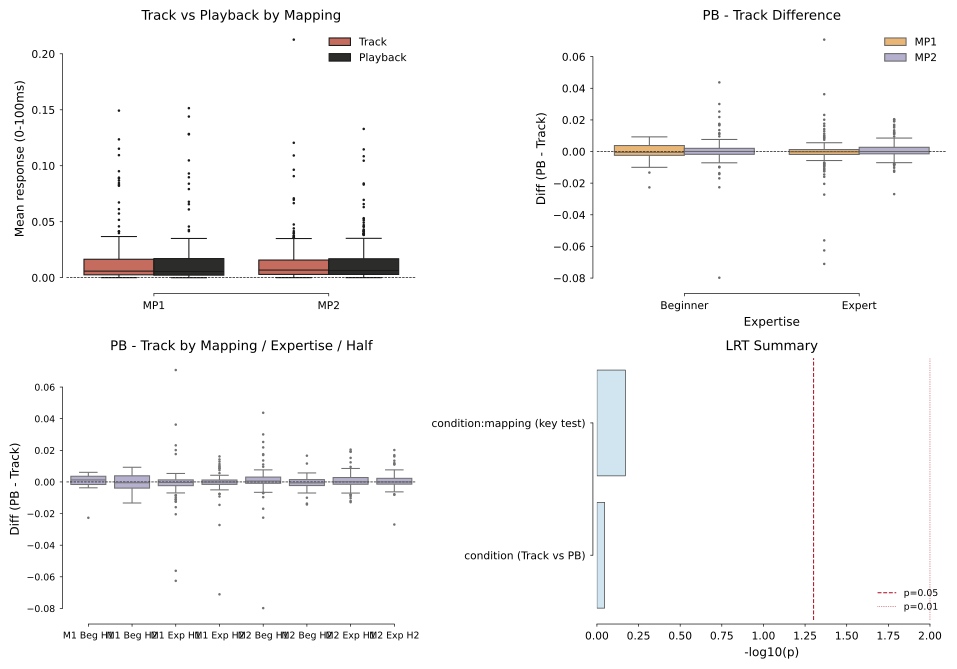

Here is the Python script that generated this plot:
r"""
LMM Analysis: No vs Yes mapping
==========================================================
Linear Mixed-Effects Model with Random Intercept + Random Slope,
Wald tests, Likelihood Ratio tests, and Post-hoc comparisons.

Key design: Tracking vs Playback is an explicit within-neuron factor (condition),
so the model directly tests Track-vs-PB and whether this difference varies
between MP1 (playback) and MP2 (mapping_change_only).

Response: mean firing rate (baseline-subtracted) in 0-100ms post-trigger.

Data hierarchy:
  - condition (Track / Playback): within-neuron, repeated measure
  - half (H1 / H2): within-session
  - expertise (Beginner / Expert): between-session
  - mapping (No / Yes): between-session
  - session: random effect

Usage: Run from notebook with:
  import sys; sys.path.insert(0, r'C:\Users\PenPen\Ferret\Analysis')
  from lmm_analysis import run_lmm_analysis
  result, df_lmm = run_lmm_analysis(traj_by_half_mp1, traj_by_half_mp2,
                                     time, save_directory)
"""

import numpy as np
import pandas as pd
import matplotlib.pyplot as plt
import seaborn as sns
import matplotlib.patches as mpatches
from scipy.integrate import trapezoid
from scipy.stats import chi2, ttest_1samp
import statsmodels.api as sm
import statsmodels.formula.api as smf
from statsmodels.stats.multitest import multipletests
import warnings
warnings.filterwarnings('ignore')


# ===============================================================
# STEP 1: Build long-format DataFrame (Track + PB as separate rows)
# ===============================================================

def build_lmm_dataframe(traj_by_half, mapping_label, time_array,
                        auc_t_start=0.0, auc_t_end=0.1, split_half=True,
                        metric='mean'):
    """
    Build a long-format DataFrame where each neuron contributes TWO rows:
    one for Tracking and one for Playback. This allows condition (Track vs PB)
    to be an explicit fixed effect in the LMM.

    Parameters
    ----------
    traj_by_half : dict
        From build_traj(). Structure:
        {(0.0, 0.5): {'track': {'beg': [...], 'exp': [...]},
                       'pb':    {'beg': [...], 'exp': [...]}},
         (0.5, 1.0): {...}}
        Each [...] is a list of [121, n_neurons] arrays, one per session.
    mapping_label : str
        'MP1' or 'MP2'
    time_array : np.ndarray
        Time vector for the PSTH window.
    auc_t_start, auc_t_end : float
        Time window for mean activity (seconds post-trigger).
    split_half : bool
        If True, split trials into H1 (first half) and H2 (second half).
        If False, use all trials (half='All').
    metric : str
        'mean' -> average over window; 'peak' -> maximum in window.

    Returns
    -------
    pd.DataFrame with columns:
        response, condition, mapping, expertise, half, session_id, neuron_id
    """
    idx_start = np.searchsorted(time_array, auc_t_start)
    idx_end   = np.searchsorted(time_array, auc_t_end)
    if metric == 'peak':
        agg_fn = np.nanmax
    else:
        agg_fn = np.nanmean

    records = []
    neuron_global_id = 0

    halves_map = [
        ((0.0, 0.5), 'H1'),
        ((0.5, 1.0), 'H2'),
    ]
    expertise_map = [
        ('beg', 'Beginner'),
        ('exp', 'Expert'),
    ]

    for exp_key, exp_name in expertise_map:
        # Collect per-session per-half means, then optionally combine
        session_data = {}  # sess_idx -> {'track': [h1_mean, h2_mean], 'pb': [...]}

        for half_key, half_name in halves_map:
            track_sessions = traj_by_half[half_key]['track'][exp_key]
            pb_sessions    = traj_by_half[half_key]['pb'][exp_key]
            n_sessions     = len(track_sessions)

            for sess_idx in range(n_sessions):
                track = track_sessions[sess_idx]
                pb    = pb_sessions[sess_idx]

                if track is None or pb is None:
                    continue

                # Mean activity in post-trigger window, baseline-subtracted
                mean_track = agg_fn(track[idx_start:idx_end, :], axis=0)
                mean_pb    = agg_fn(pb[idx_start:idx_end, :],    axis=0)

                if sess_idx not in session_data:
                    session_data[sess_idx] = {
                        'track': [], 'pb': [],
                        'n_neurons': len(mean_track),
                    }
                session_data[sess_idx]['track'].append(mean_track)
                session_data[sess_idx]['pb'].append(mean_pb)

        for sess_idx, sd in session_data.items():
            n_neurons = sd['n_neurons']
            session_str = f"{mapping_label}_{exp_name}_s{sess_idx:03d}"

            if split_half:
                # Two rows per neuron: H1 and H2
                for hi, half_name in enumerate(['H1', 'H2']):
                    mean_track = sd['track'][hi]
                    mean_pb    = sd['pb'][hi]
                    for n in range(n_neurons):
                        records.append({
                            'response': mean_track[n], 'condition': 'Track',
                            'mapping': mapping_label, 'expertise': exp_name,
                            'half': half_name, 'session_id': session_str,
                            'neuron_id': f"{mapping_label}_{session_str}_n{neuron_global_id}",
                        })
                        records.append({
                            'response': mean_pb[n], 'condition': 'Playback',
                            'mapping': mapping_label, 'expertise': exp_name,
                            'half': half_name, 'session_id': session_str,
                            'neuron_id': f"{mapping_label}_{session_str}_n{neuron_global_id}",
                        })
                        neuron_global_id += 1
            else:
                # Average H1 and H2 for ALL-trial response
                mean_track = np.mean(sd['track'], axis=0)
                mean_pb    = np.mean(sd['pb'], axis=0)
                for n in range(n_neurons):
                    records.append({
                        'response': mean_track[n], 'condition': 'Track',
                        'mapping': mapping_label, 'expertise': exp_name,
                        'half': 'All', 'session_id': session_str,
                        'neuron_id': f"{mapping_label}_{session_str}_n{neuron_global_id}",
                    })
                    records.append({
                        'response': mean_pb[n], 'condition': 'Playback',
                        'mapping': mapping_label, 'expertise': exp_name,
                        'half': 'All', 'session_id': session_str,
                        'neuron_id': f"{mapping_label}_{session_str}_n{neuron_global_id}",
                    })
                    neuron_global_id += 1

    return pd.DataFrame(records)


# ===============================================================
# STEP 2: Run the full LMM analysis
# ===============================================================

def run_lmm_analysis(traj_by_half_mp1, traj_by_half_mp2, time_array,
                     save_directory=None, auc_t_start=0.0, auc_t_end=0.1,
                     metric='mean'):
    """
    Complete LMM pipeline with Track vs Playback as an explicit factor.

    The key model formula includes `condition` (Track / Playback) as a
    fixed effect, testing:
      1. condition main effect: is there a Track-to-PB change overall?
      2. condition:mapping interaction: does this change differ between
         No and Yes mapping sessions?

    Parameters
    ----------
    traj_by_half_mp1, traj_by_half_mp2 : dict
        Trajectory dictionaries from build_traj().
    time_array : np.ndarray
        PSTH time vector.
    save_directory : str or None
        If provided, save figure PDFs.

    Returns
    -------
    result : statsmodels MixedLMResults
        Fitted LMM (random intercept, REML).
    df_lmm : pd.DataFrame
        Long-format DataFrame (2 rows per neuron: Track + PB).
    """
    # -- 2a. Assemble DataFrame ---------------------------------
    print("Building LMM DataFrame (long format: Track + PB as separate rows)...")
    df_mp1 = build_lmm_dataframe(traj_by_half_mp1, 'MP1', time_array, auc_t_start=auc_t_start, auc_t_end=auc_t_end, metric=metric)
    df_mp2 = build_lmm_dataframe(traj_by_half_mp2, 'MP2', time_array, auc_t_start=auc_t_start, auc_t_end=auc_t_end, metric=metric)
    df_lmm = pd.concat([df_mp1, df_mp2], ignore_index=True)

    n_rows = len(df_lmm)
    n_neurons = df_lmm['neuron_id'].nunique()
    n_sessions = df_lmm['session_id'].nunique()
    print(f"  Total rows: {n_rows} ({n_neurons} neurons x 2 conditions)")
    print(f"  Unique sessions: {n_sessions}")
    for g in df_lmm['mapping'].unique():
        mask = df_lmm['mapping'] == g
        print(f"    {g}: {df_lmm[mask]['session_id'].nunique()} sessions, "
              f"{df_lmm[mask]['neuron_id'].nunique()} neurons")

    # -- 2b. Descriptive summary -------------------------------
    print("\n-- Data Summary (mean response +/- SEM) --")
    summary = df_lmm.groupby(['mapping', 'condition', 'expertise', 'half'])['response'].agg(
        ['mean', 'std', 'count', 'sem']
    ).round(5)
    print(summary.to_string())

    # Track-to-PB difference summary
    print("\n-- Track-to-PB Difference (PB - Track) --")
    # Compute per-neuron difference
    df_wide = df_lmm.pivot_table(
        index=['neuron_id', 'session_id', 'mapping', 'expertise', 'half'],
        columns='condition', values='response'
    ).reset_index()
    df_wide['diff'] = df_wide['Playback'] - df_wide['Track']
    diff_summary = df_wide.groupby(['mapping', 'expertise', 'half'])['diff'].agg(
        ['mean', 'std', 'count', 'sem']
    ).round(5)
    print(diff_summary.to_string())

    # -- 2c. Fit models ----------------------------------------
    # Group by NEURON (not session): each neuron has paired Track + PB observations.
    # The random intercept per neuron absorbs baseline firing rate differences,
    # so condition (Track vs PB) tests the within-neuron effect.
    formula_full = "response ~ condition * mapping * expertise * half"
    n_neurons = df_lmm['neuron_id'].nunique()
    n_per_neuron = df_lmm.groupby('neuron_id').size()

    print(f"\n-- Design Summary --")
    print(f"  Total neurons: {n_neurons} (each has {n_per_neuron.iloc[0]:.0f} rows: Track/PB x H1/H2)")
    print(f"  Total sessions: {n_sessions}")
    print(f"  Sessions per mapping: "
          f"{df_lmm.groupby('mapping')['session_id'].nunique().to_dict()}")
    print(f"  Grouping variable: neuron_id (paired Track-PB within each neuron)")
    print(f"  Full formula: {formula_full}")

    # Model 1: Random Intercept per neuron (REML)
    print("\n-- Fitting Model 1: Random Intercept per neuron (REML) --")
    model1 = smf.mixedlm(formula_full, df_lmm, groups=df_lmm["neuron_id"],
                         vc_formula={"session_id": "0 + C(session_id)"})
    result1 = model1.fit(reml=True)
    print(f"  Converged: {result1.converged}, LogLik: {result1.llf:.2f}")

    # Model 2: Random Intercept + Random Slope for condition
    # Each neuron gets its own Track->PB effect size
    print(f"\n-- Fitting Model 2: + Random Slope for condition (REML) --")
    try:
        model2 = smf.mixedlm(
            formula_full, df_lmm, groups=df_lmm["neuron_id"],
            re_formula="~ condition",
            vc_formula={"session_id": "0 + C(session_id)"}
        )
        result2 = model2.fit(reml=True)
        print(f"  Converged: {result2.converged}, LogLik: {result2.llf:.2f}")
        used_random_slope = True
        if not result2.converged:
            print(f"  WARNING: Model 2 did not converge! Falling back to Model 1.")
            result2 = result1
            used_random_slope = False
    except Exception as e:
        print(f"  WARNING: Model 2 failed: {e}")
        print(f"    Falling back to Random Intercept only.")
        result2 = result1
        used_random_slope = False

    print(result2.summary())

    # Refit with ML for Likelihood Ratio Tests
    print("\n-- Refitting with ML for LRT --")

    # --- Determine random-effects structure for LRT ---
    # Critical: full and reduced models MUST share the same random effects
    # for the LRT chi2 distribution to be valid.
    # Strategy: try full model with session VC; if singular, drop from ALL models.
    re_formula_lrt = "~ condition" if used_random_slope else None
    vc_lrt = {"session_id": "0 + C(session_id)"}
    use_session_vc = True

    try:
        _test_full = smf.mixedlm(
            formula_full, df_lmm, groups=df_lmm["neuron_id"],
            re_formula=re_formula_lrt, vc_formula=vc_lrt
        ).fit(reml=False)
        del _test_full
    except (np.linalg.LinAlgError, Exception):
        use_session_vc = False
        vc_lrt = None
        print("  Session VC singular in full model; dropping from ALL LRT models for valid nesting.")

    # Fit full models for LRT (ML estimation)
    vc_lrt = {"session_id": "0 + C(session_id)"} if use_session_vc else None

    result1_ml = smf.mixedlm(
        formula_full, df_lmm, groups=df_lmm["neuron_id"],
        vc_formula=vc_lrt
    ).fit(reml=False)
    print(f"  Model 1 (ML): LL = {result1_ml.llf:.2f}")

    if used_random_slope:
        result2_ml = smf.mixedlm(
            formula_full, df_lmm, groups=df_lmm["neuron_id"],
            re_formula="~ condition",
            vc_formula=vc_lrt
        ).fit(reml=False)
        print(f"  Model 2 (ML): LL = {result2_ml.llf:.2f}")
    else:
        result2_ml = result1_ml

    # ==========================================================
    # WALD TESTS
    # ==========================================================
    print("\n" + "=" * 65)
    print("  WALD TESTS (joint test per term)")
    print("=" * 65)
    try:
        wald_result = result2.wald_test_terms()
        print(wald_result)
    except Exception:
        print("(Wald test terms unavailable; see coefficient z-tests in summary above)")

    # Highlight the key tests
    print("\n-- Key Coefficient Tests --")
    coef_names = result2.fe_params.index
    for name in coef_names:
        if 'condition' in name.lower():
            coef = result2.fe_params[name]
            p    = result2.pvalues[name]
            stars = '***' if p<0.001 else ('**' if p<0.01 else ('*' if p<0.05 else 'n.s.'))
            print(f"  {name:<50s}: coef={coef:+.6f}, p={p:.6f}  {stars}")

    # ==========================================================
    # LIKELIHOOD RATIO TESTS  (all use same VC structure)
    # ==========================================================
    print("\n" + "=" * 65)
    print("  LIKELIHOOD RATIO TESTS")
    print("=" * 65)

    # --- LRT a: Random slope significance ---
    print(f"\n  {'Test':<50} {'LRT stat':>10} {'df':>4} {'p-value':>10}")
    print(f"  {'-'*74}")
    if used_random_slope:
        lr_stat_re = 2 * max(0, result2_ml.llf - result1_ml.llf)
        # random slope for condition (2-level factor) adds var + cov = 2 params
        df_re = 2
        p_re = chi2.sf(lr_stat_re, df_re)
        print(f"  {'Random slope for condition':<50} {lr_stat_re:10.4f} {df_re:4d} {p_re:10.6f}")
        print(f"    H0: var(condition slope) = 0")
    else:
        print(f"  {'Random slope for condition':<50} {'--':>10} {'--':>4} {'--':>10}")
        print(f"    Not fitted.")

    # --- LRT b: condition main effect (Track vs PB) ---
    formula_no_cond = "response ~ mapping * expertise * half"
    model_no_cond = smf.mixedlm(
        formula_no_cond, df_lmm, groups=df_lmm["neuron_id"],
        re_formula=re_formula_lrt,
        vc_formula=vc_lrt
    ).fit(reml=False)

    lr_stat_cond = 2 * max(0, result2_ml.llf - model_no_cond.llf)
    df_cond = len(result2_ml.fe_params) - len(model_no_cond.fe_params)
    p_cond = chi2.sf(lr_stat_cond, df_cond)

    print(f"\n  {'condition (Track vs PB)':<50} {lr_stat_cond:10.4f} {df_cond:4d} {p_cond:10.6f}")
    print(f"    H0: no difference between Tracking and Playback")
    print(f"    Full LL={result2_ml.llf:.2f}, No-condition LL={model_no_cond.llf:.2f}")
    if p_cond < 0.05:
        print(f"    ---> Significant Track-vs-PB difference detected!")
    else:
        print(f"    ---> No significant Track-vs-PB difference.")

    # --- LRT c: condition:mapping interaction (key test) ---
    # Full formula: condition * mapping * expertise * half  (16 terms total)
    # Reduced:     remove  condition:mapping                     (2-way)
    #               remove  condition:mapping:expertise          (3-way)
    #               remove  condition:mapping:half               (3-way)
    #               remove  condition:mapping:expertise:half     (4-way)
    # Keep all other main effects, 2-way, 3-way terms unchanged.
    _reduced_parts = ["condition", "mapping", "expertise", "half",
                      "condition:expertise", "condition:half",
                      "mapping:expertise", "mapping:half",
                      "expertise:half",
                      "condition:expertise:half", "mapping:expertise:half"]
    formula_no_cond_group = "response ~ " + " + ".join(_reduced_parts)

    model_no_cg = smf.mixedlm(
        formula_no_cond_group, df_lmm, groups=df_lmm["neuron_id"],
        re_formula=re_formula_lrt,
        vc_formula=vc_lrt
    ).fit(reml=False)

    # Verify proper nesting: full model should have exactly 4 more fixed-effect
    # parameters than reduced (the 4 terms listed above that were removed).
    df_cg = len(result2_ml.fe_params) - len(model_no_cg.fe_params)
    if df_cg != 4:
        print(f"  WARNING: expected 4 extra params in full model, got {df_cg}. "
              f"LRT df may be wrong — check for dropped levels / collinearity.")

    lr_stat_cg = 2 * max(0, result2_ml.llf - model_no_cg.llf)
    p_cg = chi2.sf(lr_stat_cg, df_cg)

    print(f"\n  {'condition:mapping interaction':<50} {lr_stat_cg:10.4f} {df_cg:4d} {p_cg:10.6f}")
    print(f"    H0: Track-vs-PB difference is the SAME in No and Yes mapping")
    print(f"    Full LL={result2_ml.llf:.2f}, No-interaction LL={model_no_cg.llf:.2f}")
    if p_cg < 0.05:
        print(f"    ---> No and Yes mapping differ in their Track-to-PB modulation!")
    else:
        print(f"    ---> Track-to-PB modulation does NOT differ between No and Yes mapping.")

    # --- LRT summary table ---
    lrt_results = [
        ("condition (Track vs PB)", lr_stat_cond, df_cond, p_cond),
        ("condition:mapping (key test)", lr_stat_cg, df_cg, p_cg),
    ]
    print(f"\n  {'-'*74}")
    print(f"  {'LRT Summary':^74}")
    print(f"  {'-'*74}")
    print(f"  {'Effect':<40} {'chi2':>10} {'df':>4} {'p':>10}  {'Sig.'}")
    print(f"  {'-'*66}")
    for name, stat, d, p in lrt_results:
        sig = '***' if p<0.001 else ('**' if p<0.01 else ('*' if p<0.05 else 'n.s.'))
        print(f"  {name:<40} {stat:10.4f} {d:4d} {p:10.6f}  {sig}")

    # ==========================================================
    # POST-HOC PAIRWISE COMPARISONS
    # ==========================================================
    print("\n" + "=" * 65)
    print("  POST-HOC: Track vs PB at each Mapping x Expertise x Half")
    print("=" * 65)

    combinations = [
        ('MP1', 'Beginner', 'H1'),
        ('MP1', 'Beginner', 'H2'),
        ('MP1', 'Expert',   'H1'),
        ('MP1', 'Expert',   'H2'),
        ('MP2', 'Beginner', 'H1'),
        ('MP2', 'Beginner', 'H2'),
        ('MP2', 'Expert',   'H1'),
        ('MP2', 'Expert',   'H2'),
    ]

    print(f"\n  {'Mapping x Expertise x Half':<35} {'Track mean':>10} {'PB mean':>10} "
          f"{'Diff':>10} {'t':>8} {'p_raw':>8} {'p_fdr':>8}  {'Sig.'}")
    print(f"  {'-'*97}")

    posthoc_results = []
    for mapping_val, exp, half in combinations:
        mask = ((df_wide["mapping"] == mapping_val) &
                (df_wide["expertise"] == exp) &
                (df_wide["half"] == half))
        subset = df_wide[mask]
        track_vals = subset['Track'].values
        pb_vals    = subset['Playback'].values
        diff_vals  = pb_vals - track_vals

        t_stat, p_val = ttest_1samp(diff_vals, 0)
        posthoc_results.append({
            'contrast': f"{mapping_val[:3]} {exp} {half}",
            'track_mean': np.mean(track_vals),
            'pb_mean': np.mean(pb_vals),
            'diff': np.mean(diff_vals),
            't_stat': t_stat,
            'p_raw': p_val,
            'n': len(track_vals),
        })

    # FDR correction
    p_raw = [r['p_raw'] for r in posthoc_results]
    reject, p_fdr, _, _ = multipletests(p_raw, method='fdr_bh')

    for r, p_corr, rej in zip(posthoc_results, p_fdr, reject):
        sig = '***' if p_corr<0.001 else ('**' if p_corr<0.01 else ('*' if p_corr<0.05 else 'n.s.'))
        print(f"  {r['contrast']:<35} {r['track_mean']:10.5f} {r['pb_mean']:10.5f} "
              f"{r['diff']:10.5f} {r['t_stat']:8.3f} {r['p_raw']:8.4f} {p_corr:8.4f}  {sig}")
        r['p_fdr'] = p_corr
        r['significant'] = rej

    # ==========================================================
    # VISUALIZATION
    # ==========================================================
    print("\n-- Generating LMM diagnostic plots --")

    # Short labels for x-axes (avoid dense unreadable text)
    df_lmm['mapping_short'] = df_lmm['mapping'].map({
        'MP1': 'MP1',
        'MP2': 'MP2',
    })
    df_wide['mapping_short'] = df_wide['mapping'].map({
        'MP1': 'MP1',
        'MP2': 'MP2',
    })

    fig, axes = plt.subplots(2, 2, figsize=(10, 7))

    # Panel A: Track vs PB boxplot, split by mapping
    ax = axes[0, 0]
    sns.boxplot(data=df_lmm, x='mapping_short', y='response', hue='condition',
                palette={'Track': '#D6604D', 'Playback': '#2C2C2A'},
                linewidth=0.8, fliersize=1, ax=ax)
    ax.axhline(0, color='k', ls='--', lw=0.5)
    ax.set_title('Track vs Playback by Mapping', fontsize=10)
    ax.set_ylabel('Mean response (0-100ms)', fontsize=9)
    ax.set_xlabel('')
    ax.tick_params(labelsize=8)
    ax.legend(frameon=False, fontsize=8)
    sns.despine(ax=ax, offset=3, trim=True)

    # Panel B: Track-to-PB difference by mapping x expertise
    ax = axes[0, 1]
    sns.boxplot(data=df_wide, x='expertise', y='diff', hue='mapping_short',
                palette={'MP1': '#FDB863',
                         'MP2': '#B2ABD2'},
                linewidth=0.8, fliersize=1, ax=ax)
    ax.axhline(0, color='k', ls='--', lw=0.5)
    ax.set_title('PB - Track Difference', fontsize=10)
    ax.set_ylabel('Diff (PB - Track)', fontsize=9)
    ax.set_xlabel('Expertise', fontsize=9)
    ax.tick_params(labelsize=8)
    ax.legend(frameon=False, fontsize=8)
    sns.despine(ax=ax, offset=3, trim=True)

    # Panel C: 按 group 分面的 cond x half 对比（替代拥挤的 combo 标签）
    ax = axes[1, 0]
    # 只画 MP2 的 group + expert x half 组合，避免标签重叠
    df_wide['label'] = (df_wide['mapping_short'].str.replace('MP1', 'M1')
                                          .str.replace('MP2', 'M2')
                        + ' ' + df_wide['expertise'].str[:3] + ' ' + df_wide['half'])
    label_order = sorted(df_wide['label'].unique())
    sns.boxplot(data=df_wide, x='label', y='diff',
                color='#B2ABD2', linewidth=0.8, fliersize=1, ax=ax)
    ax.axhline(0, color='k', ls='--', lw=0.5)
    ax.set_title('PB - Track by Mapping / Expertise / Half', fontsize=10)
    ax.set_ylabel('Diff (PB - Track)', fontsize=9)
    ax.tick_params(labelsize=7)
    ax.set_xticklabels(ax.get_xticklabels(), rotation=30, ha='right', fontsize=7)
    ax.set_xlabel('')
    sns.despine(ax=ax, offset=3, trim=True)

    # Panel D: LRT summary
    ax = axes[1, 1]
    lrt_names = [r[0] for r in lrt_results]
    lrt_ps    = [r[3] for r in lrt_results]
    colors    = ['#B2182B' if p < 0.05 else '#D1E5F0' for p in lrt_ps]
    ax.barh(lrt_names, [-np.log10(max(p, 1e-16)) for p in lrt_ps],
            color=colors, edgecolor='#333333', lw=0.5)
    ax.axvline(-np.log10(0.05), color='#B2182B', ls='--', lw=0.8, label='p=0.05')
    ax.axvline(-np.log10(0.01), color='#B2182B', ls=':', lw=0.5, label='p=0.01')
    ax.set_xlabel('-log10(p)', fontsize=9)
    ax.set_title('LRT Summary', fontsize=10)
    ax.tick_params(labelsize=8)
    ax.legend(frameon=False, fontsize=7, loc='lower right')
    sns.despine(ax=ax, offset=3, trim=True)

    plt.tight_layout(pad=1.2)
    if save_directory:
        plt.savefig(save_directory + 'lmm_analysis.pdf', dpi=300, bbox_inches='tight')
        plt.savefig(save_directory + 'lmm_analysis.svg', bbox_inches='tight')
    plt.show()
    print("\n  Tip: run '%matplotlib qt' before this cell for a resizable popup window.")

    return result2, df_lmm


# ===============================================================
# Convenience: compare random-effect structures
# ===============================================================

def compare_random_effect_structures(df_lmm, formula="response ~ condition * mapping * expertise * half"):
    """
    Compare different random effect structures using AIC and BIC.
    """
    print("\n" + "=" * 65)
    print("  RANDOM EFFECTS STRUCTURE COMPARISON")
    print("=" * 65)

    structures = [
        ("Fixed effects only", None),
        ("+ Random Intercept", None),  # handled separately
        ("+ Random Intercept + Slope for condition", "~ condition"),
    ]

    results_list = []

    # Model 0: Fixed effects only (true OLS, no random effects)
    print("\n  Fitting: Fixed effects only (OLS) ...")
    m0 = smf.ols(formula, df_lmm)
    r0 = m0.fit()

    # Model 1: Random intercept (default)
    print("  Fitting: Random Intercept ...")
    # Already done, but refit for consistency
    m1 = smf.mixedlm(formula, df_lmm, groups=df_lmm["neuron_id"])
    r1 = m1.fit(reml=False)

    # Model 2: Random intercept + condition slope
    print("  Fitting: Random Intercept + Slope for condition ...")
    try:
        m2 = smf.mixedlm(formula, df_lmm, groups=df_lmm["neuron_id"],
                          re_formula="~ condition")
        r2 = m2.fit(reml=False)
        has_slope = True
    except Exception:
        r2 = r1
        has_slope = False
        print("    (failed, using Random Intercept only)")

    models = [
        ("Fixed effects only", r0),
        ("Random Intercept", r1),
        ("Random Int + Slope (condition)", r2),
    ]

    print(f"\n  {'Model':<35} {'LL':>12} {'AIC':>10} {'BIC':>10}  {'vs prev chi2':>12}  {'p':>8}")
    print(f"  {'-'*93}")

    prev = None
    for name, res in models:
        # Handle both OLS (params) and MixedLM (fe_params + cov_re)
        if hasattr(res, 'fe_params'):
            n_params = len(res.fe_params) + res.cov_re.shape[0] + 1  # MixedLM: fixed + random + residual
        else:
            n_params = len(res.params) + 1  # OLS: params + residual
        aic = -2 * res.llf + 2 * n_params
        bic = -2 * res.llf + np.log(len(df_lmm)) * n_params
        if prev is None:
            print(f"  {name:<35} {res.llf:12.2f} {aic:10.2f} {bic:10.2f}")
        else:
            lr_stat = 2 * max(0, res.llf - prev['llf'])
            df_diff = n_params - prev['n_params']
            p_val = chi2.sf(lr_stat, df_diff) if df_diff > 0 else np.nan
            print(f"  {name:<35} {res.llf:12.2f} {aic:10.2f} {bic:10.2f}  "
                  f"{lr_stat:12.4f}  {p_val:8.6f}" if not np.isnan(p_val) else
                  f"  {name:<35} {res.llf:12.2f} {aic:10.2f} {bic:10.2f}  {'--':>12}  {'--':>8}")
        prev = {'name': name, 'llf': res.llf, 'n_params': n_params, 'aic': aic, 'bic': bic}
        results_list.append(prev)

    best = min(results_list, key=lambda x: x['aic'])
    print(f"\n  -> Best model by AIC: {best['name']} (AIC={best['aic']:.2f})")
    return results_list


# ===============================================================
# MAIN: called from notebook
# ===============================================================

if __name__ == "__main__":
    try:
        result, df_lmm = run_lmm_analysis(
            traj_by_half_mp1, traj_by_half_mp2, time, save_directory
        )
        compare_random_effect_structures(df_lmm)
    except NameError as e:
        print(f"Variable not defined: {e}")
        print("Run this script from the notebook with:  %run -i Analysis/lmm_analysis.py")
        print("Or import and call: from lmm_analysis import run_lmm_analysis")
